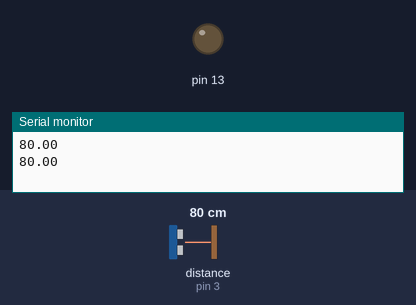
Bench run of a sketch on a simulated Arduino Uno, built with avr-gcc and run on an emulated ATmega328P. On the bench: output pins drawn as LEDs (lit = HIGH), the last lines printed to the serial monitor. The inputs (shaded band) are chosen by the test bench; at power-on: distance to the obstacle (sensor on pin 3) 80 cm. The echo pulse lasts 58.3 µs per cm.

Above: at 1.2 s.
1.3 s: distance to the obstacle (sensor on pin 3) set to 55 cm
3.2 s: distance to the obstacle (sensor on pin 3) set to 47 cm
At 4.3 s:
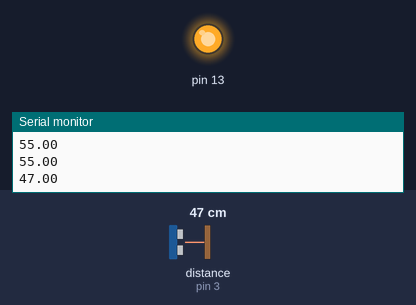
5.5 s: distance to the obstacle (sensor on pin 3) set to 60 cm
At 6.4 s:
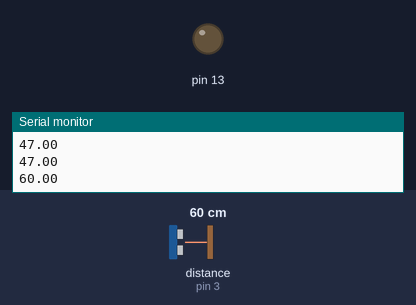
7.5 s: distance to the obstacle (sensor on pin 3) set to 2 cm
At 8.3 s:
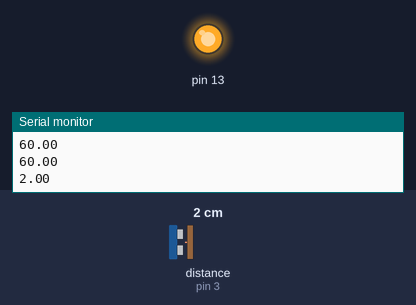
Timing chart, 0 to 10.5 s (numbered marks = the images above; inputs shaded):
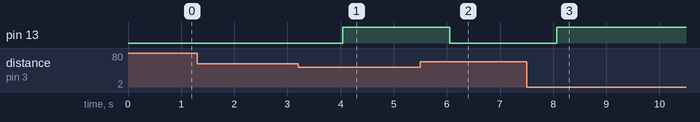

The sketch:

Capteur_Ultrason_2.ino
```cpp
#include <HCSR04.h>

HCSR04 hc(2, 3); //initialisation class HCSR04 (trig pin , echo pin)

void setup()
{
    Serial.begin(9600);
    pinMode(13, OUTPUT);
}

void loop()
{

    if (hc.dist() < 50) digitalWrite(13, HIGH); else digitalWrite(13, LOW);

    Serial.println(hc.dist()); // return curent distance in serial
    delay(1000);                 // we suggest to use over 60ms measurement cycle, in order to prevent trigger signal to the echo signal.

}
```

Measured:
- the behaviour switches between 50 and 49 cm on distance to the obstacle (sensor on pin 3) (found by bisection; images 0 and 1)
- after the input at 3.2 s, pin 13: LOW → HIGH after 0.84 s
- after the input at 5.5 s, pin 13: HIGH → LOW after 0.56 s
- after the input at 7.5 s, pin 13: LOW → HIGH after 0.57 s
